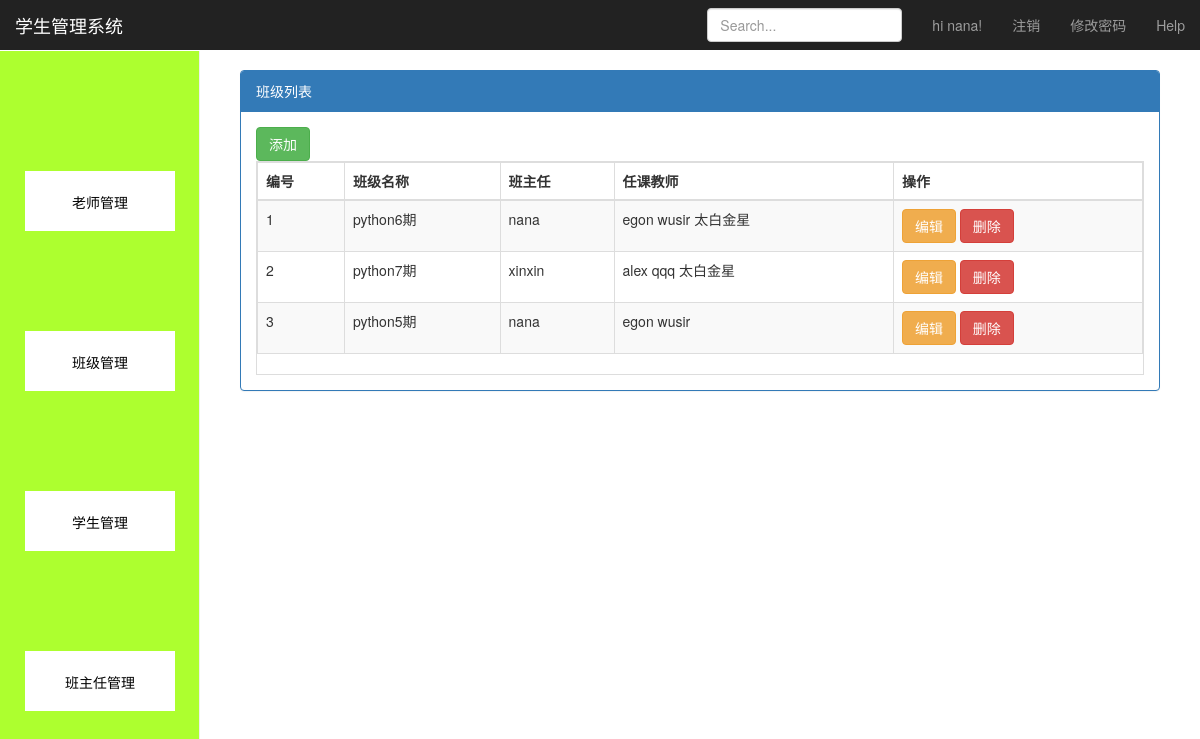
The app's page /appClass/ClassList/ (signed in) with its own data.
### app01/models.py (models this page shows)
class Headmaster(models.Model):
    hname=models.CharField(max_length=32)
    pwd = models.CharField(max_length=32)
    age = models.IntegerField()
    sal = models.DecimalField(max_digits=7, decimal_places=2)
    sex_choice = (("male", "男"), ("female", "女"))
    sex = models.CharField(max_length=10, choices=sex_choice)
    email = models.CharField(max_length=32)
    addr = models.CharField(max_length=32)
    phone = models.CharField(max_length=32)

class Class(models.Model):
    cname=models.CharField(max_length=32)
    headmaster = models.ForeignKey("Headmaster")
    teachers=models.ManyToManyField("Teacher")

class Teacher(models.Model):
    tname=models.CharField(max_length=32)
    pwd=models.CharField(max_length=32)
    age = models.IntegerField()
    sal=models.DecimalField(max_digits=7,decimal_places=2)
    sex_choice = (("male", "男"), ("female", "女"))
    sex = models.CharField(max_length=10, choices=sex_choice)
    email = models.CharField(max_length=32)
    addr = models.CharField(max_length=32)
    phone = models.CharField(max_length=32)

### appClass/views.py (the view)
def ClassList(request):
    isLogin = request.session.get("isLogin")
    username = request.session.get("username")
    if isLogin:
        classes=models.Class.objects.all()
        teachers=models.Teacher.objects.all()
        return render(request, "ClassList.html", {"username":username, "classes":classes, "teachers":teachers})
    else:
        return redirect("/app01/login/")

### templates/ClassList.html
{% extends "Dashboard.html" %}
{% block content %}
    <div class="panel panel-primary">
        <div class="panel-heading">班级列表</div>
        <div class="panel-body">
            <div class="row my-table-tool">
                <div class="col-md-12">
                    <a href="/appClass/addClass/">
                        <button class="btn btn-success" data-toggle="modal" data-target="#myModal">添加</button>
                    </a>
                </div>
            </div>
            <div class="table-responsive table-bordered">
                <table id="t1" class="table table-striped table-bordered">
                    <thead>
                    <tr>
                        <th>编号</th>
                        <th>班级名称</th>
                        <th>班主任</th>
                        <th>任课教师</th>
                        <th>操作</th>
                    </tr>
                    </thead>
                    <tbody>
                    {% for class in classes %}
                        <tr>
                            <td>{{ forloop.counter }}</td>
                            <td>{{ class.cname }}</td>
                            <td>{{ class.headmaster.hname}}</td>
                            <td>
                                {% for teacher in teachers %}
                                 {% if teacher in class.teachers.all %}
                                   {{ teacher.tname }}
                                 {% endif %}
                                {% endfor %}
                            </td>
                            <td>
                                <a href="/appClass/editClass/?id={{ class.id }}">
                                    <button class="btn btn-warning">编辑</button>
                                </a>
                                <a href="/appClass/delClass/?id={{ class.id }}">
                                    <button class="btn btn-danger">删除</button>
                                </a>
                            </td>
                        </tr>
                    {% endfor %}
                    </tbody>
                </table>
            </div>
        </div>
    </div>
{% endblock content %}

### templates/Dashboard.html (shortened to what this page needs)
<!DOCTYPE html>
<html lang="zh-CN">
<head>
    <link href="/static/Dashboard_files/bootstrap.min.css" rel="stylesheet">
    <link href="/static/Dashboard_files/ie10-viewport-bug-workaround.css" rel="stylesheet">
    <link href="/static/Dashboard_files/dashboard.css" rel="stylesheet">
</head>
<body>
<nav class="navbar navbar-inverse navbar-fixed-top">
    <div class="container-fluid">
        <div class="navbar-header">
            <a class="navbar-brand" href="#">学生管理系统</a>
        </div>
        <div id="navbar" class="navbar-collapse collapse">
            <ul class="nav navbar-nav navbar-right">
                <li><a href="">hi {{request.session.username}}!</a></li>
                <li><a href="/logout/">注销</a></li>
                <li><a href="/changpwd/">修改密码</a></li>
                <li><a href="#">Help</a></li>
            </ul>
            <form class="navbar-form navbar-right">
                <input type="text" class="form-control" placeholder="Search...">
            </form>
        </div>
    </div>
</nav>
<div class="container-fluid">
    <div class="row">
       <div class="col-sm-3 col-md-2 sidebar">
            <div class="menu">
            <a href="/appTeacher/TeacherList/" >
                <button>老师管理</button>
            </a>
        </div>
        <div class="menu">
            <a href="/appClass/ClassList/">
                <button>班级管理</button>
            </a>
        </div>
        <div class="menu" >
            <a href="/appStudent/StudentList" >
                <button>学生管理</button>
            </a>
        </div>
        <div class="menu">
            <a href="/appAuthor/AuthorList/">
                <button>班主任管理</button>
            </a>
        </div>
       </div>
        <div class="col-sm-9 col-sm-offset-3 col-md-10 col-md-offset-2 main">
           {% block content %}{% endblock content %}
        </div>
    </div>
</div>
</body>
</html>

### static/Dashboard_files/dashboard.css (style rules this page uses)
body { padding-top: 50px; }
.navbar-fixed-top { border: 0; }
.sidebar { display: none; }
@media (min-width: 768px) { .sidebar { position: fixed; top: 51px; bottom: 0; left: 0; z-index: 1000; display: block; padding: 20px; overflow-x: hidden; overflow-y: auto; background-color: #f5f5f5; border-right: 1px solid #eee; } }
.main { padding: 20px; }
@media (min-width: 768px) { .main { padding-right: 40px; padding-left: 40px; } }

### records on screen
Headmaster: session.username "nana"
Class: cname "python6期", headmaster.hname "nana"
Teacher: tname "egon"
Teacher: tname "wusir"
Teacher: tname "太白金星"
Class: cname "python7期", headmaster.hname "xinxin"
Teacher: tname "alex"
Teacher: tname "qqq"
Class: cname "python5期", headmaster.hname "nana"
